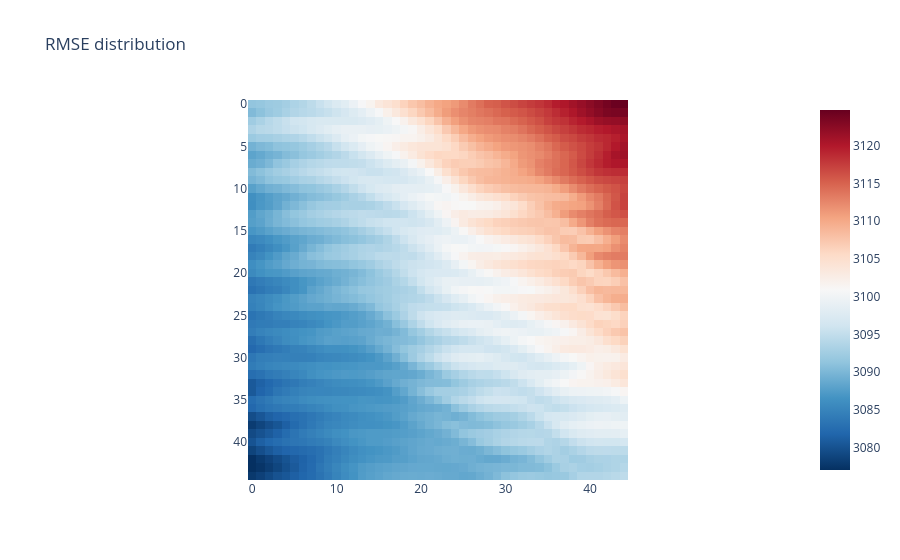

The cell this chart's notebook holds for it:
### Code cell
fig = px.imshow(training_tensor_full[36, 1, :, :].reshape(45, 45).cpu(), 
                color_continuous_scale = 'RdBu_r',
                # DEFAULT for matrices: only tensor because of conversion
                origin = "upper", title = "RMSE distribution")
fig.show()

### Figure 1 — Plotly figure (JSON) as saved in the notebook; plotly's stock layout.template omitted (floating-point values rounded to 4 significant figures; data arrays with more than 128 entries replaced by an {"elided": "..."} marker saying what was removed)
{"data": [{"coloraxis": "coloraxis", "hovertemplate": "x: %{x}<br>y: %{y}<br>color: %{z}<extra></extra>", "name": "0", "type": "heatmap", "xaxis": "x", "yaxis": "y", "z": {"elided": "45x45 float values"}}], "layout": {"coloraxis": {"colorscale": [[0, "rgb(5,48,97)"], [0.1, "rgb(33,102,172)"], [0.2, "rgb(67,147,195)"], [0.3, "rgb(146,197,222)"], [0.4, "rgb(209,229,240)"], [0.5, "rgb(247,247,247)"], [0.6, "rgb(253,219,199)"], [0.7, "rgb(244,165,130)"], [0.8, "rgb(214,96,77)"], [0.9, "rgb(178,24,43)"], [1, "rgb(103,0,31)"]]}, "title": {"text": "RMSE distribution"}, "xaxis": {"anchor": "y", "constrain": "domain", "domain": [0, 1], "scaleanchor": "y"}, "yaxis": {"anchor": "x", "autorange": "reversed", "constrain": "domain", "domain": [0, 1]}}}
